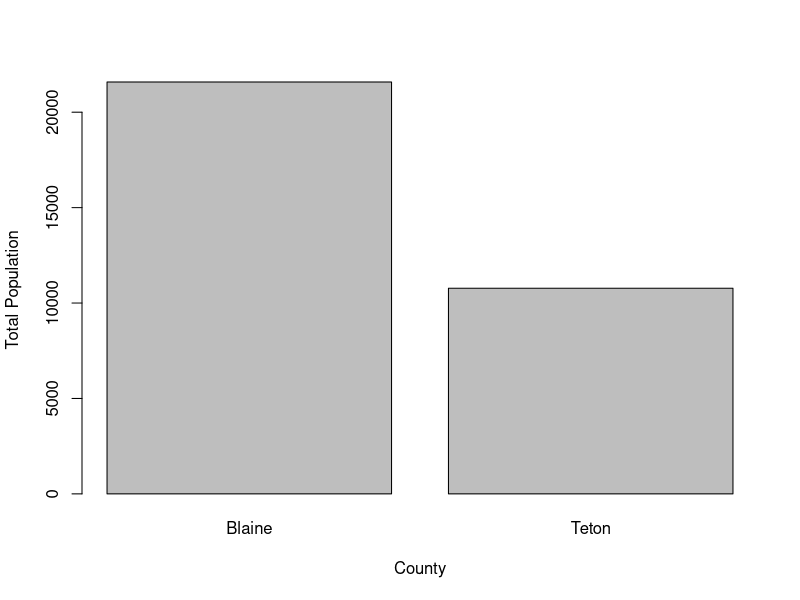
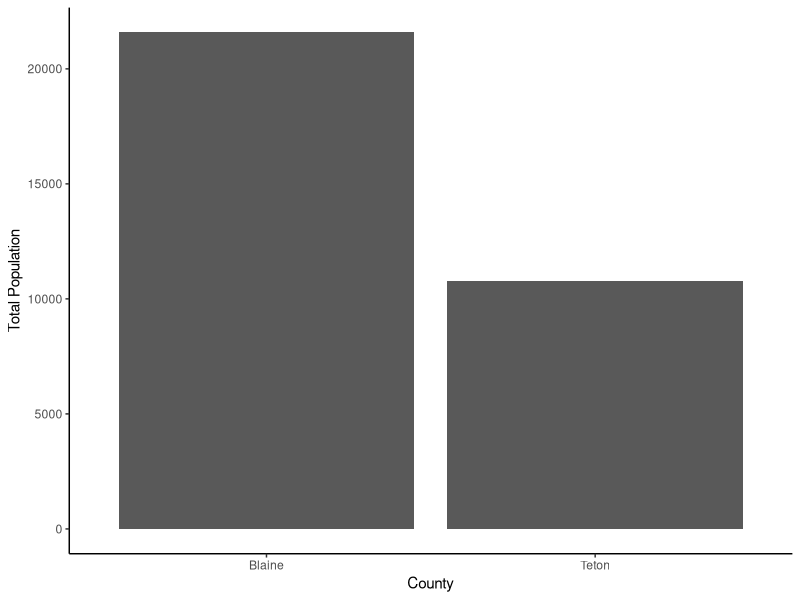
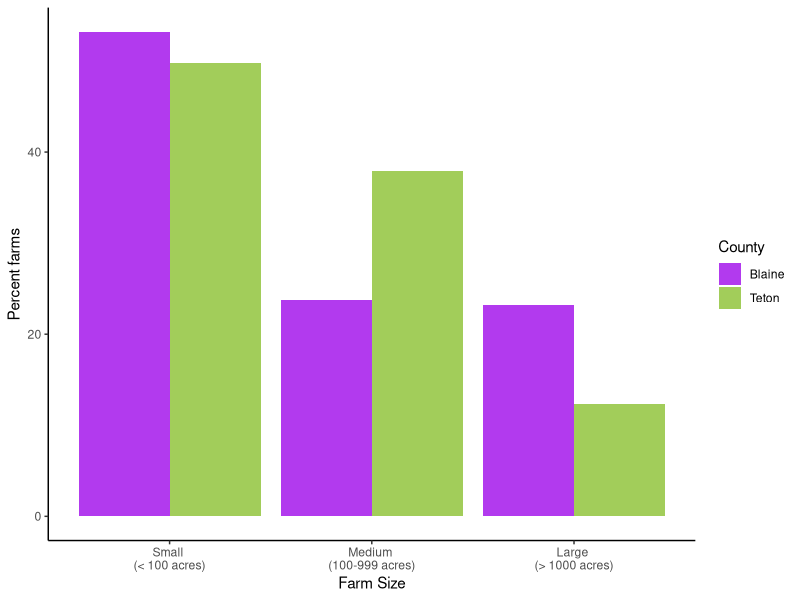

These charts were generated, in order, by the following R code:
## ---- chunk 1
county_data <- read.csv("data/Case study data_10-30-23.csv")
## ---- chunk 2
county_pop_plot_data <- county_data[, c("County", "Total_population")]
barplot(height=county_pop_plot_data$Total_population, #height of bars
        names.arg=county_pop_plot_data$County, #names of bars
        xlab="County", #x-axis label
        ylab="Total Population") #y-axis label
## ---- chunk 3
library(ggplot2)
## ---- chunk 4
ggplot(aes(x=County, # column on the x-axis
           y=Total_population), # column on the y axis
       data=county_data) + # data source
  geom_col() + # add columns/bars
  labs(x="County", # x-axis label
       y="Total Population") + # y-axis label
  theme_classic() # add a nice looking theme
## ---- chunk 5
#| message: false

library(dplyr)
library(tidyr)

farm_size_plot_data <- county_data %>%
  # select columns
  select(County, Percent_farms_large, Percent_farms_mid, Percent_farms_small) %>%
  # pivot columns to rows
               # choose column range with a colon
               # from Percent_farms_large to Percent_farms_small
  pivot_longer(cols = Percent_farms_large:Percent_farms_small,
               # column name where the column labels go
               names_to = "Farm_size",
               # column name where the values stay
               values_to = "Percent_farms")

# print data
farm_size_plot_data
## ---- chunk 6
# make figure
        # specify the columns that match the x, y, and color fill
ggplot(aes(x = Farm_size, y = Percent_farms, fill = County),
       # specify the data object
       data = farm_size_plot_data) +
  # create bars that are next to each other
  geom_col(position = "dodge") +
                   # customize the x-axis order
  scale_x_discrete(limits = c("Percent_farms_small", 
                              "Percent_farms_mid", 
                              "Percent_farms_large"),
                   # customize the x-axis labels
                   # \n creates a new line
                   labels = c("Small \n(< 100 acres)", 
                              "Medium \n(100-999 acres)", 
                              "Large \n(> 1000 acres)")) +
  # customize the fill colors
  scale_fill_manual(values = c("darkorchid2", "darkolivegreen3")) +
  # customize the axis names
  labs(x = "Farm Size", y = "Percent farms") +
  # customize with a ggplot theme to make it look pretty
  theme_classic()
